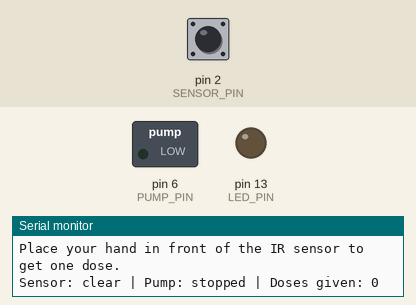
The sketch below on a simulated Arduino Uno, built with avr-gcc and run on an emulated ATmega328P. Shown: switched loads named in the sketch (green lamp = pin HIGH), output pins drawn as LEDs (lit = HIGH), the last lines printed to the serial monitor. The inputs (shaded band) are chosen by the test bench; at power-on: pin 2 (SENSOR_PIN) HIGH.

Above: at 1.2 s.
1.3 s: pin 2 (SENSOR_PIN) driven LOW
At 1.8 s:
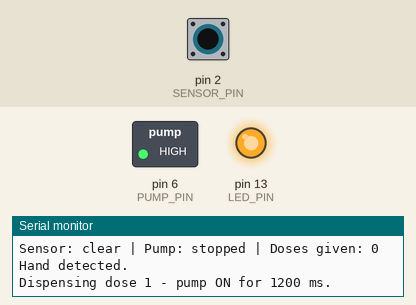
4.0 s: pin 2 (SENSOR_PIN) pulsed HIGH 5 times (0.12 s each, 0.3 s apart)
At 6.0 s:
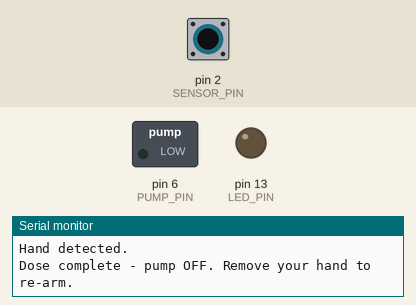
Timing chart, 0 to 7.5 s (numbered marks = the images above; inputs shaded):
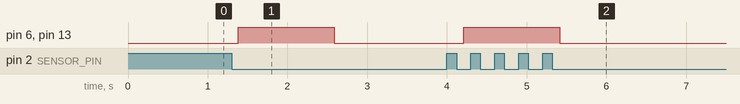

Measured:
- after the input at 1.3 s, pin 6 (PUMP_PIN), pin 13 (LED_PIN): LOW → HIGH after 0.08 s, → LOW 1.2 s later
- after the input at 4.0 s, pin 6 (PUMP_PIN), pin 13 (LED_PIN): LOW → HIGH after 0.21 s, → LOW 1.2 s later

The sketch:

Automatic-Hand-Sanitizer-Dispenser.ino
```cpp
// 080 - Automatic Hand Sanitizer Dispenser
// Hold your hand in front of an IR obstacle sensor and a small DC pump runs
// for 1200 ms to squirt one dose of sanitizer from a reservoir.
// Board: Arduino Uno
//
// PHYSICAL BUILD: the pump sits inside (or next to) a sanitizer reservoir with
// its inlet tube in the liquid and its outlet above the nozzle. Keep the
// reservoir, tubing and any liquid WELL AWAY from the Arduino, the breadboard
// and the USB cable - moisture near electronics can cause short circuits.
//
// Wiring:
//   FC-51 IR obstacle sensor: OUT -> pin 2, VCC -> 5V, GND -> GND
//   Pump driver: pin 6 -> 1k ohm resistor -> base of an NPN transistor
//     (2N2222 or TIP120) or the gate of a logic-level NMOS
//   Pump: +V supply -> pump -> transistor collector, transistor emitter -> GND
//   Flyback diode (1N4007) across the pump, cathode to +V
//   LED -> pin 13 through a 220 ohm resistor (dispense indicator)
//
// Note: power the pump from its own supply (e.g. 4 x AA or a 5 V adapter),
// not from the Arduino 5V pin, and always share a common ground.

// ---------------- Pin constants ----------------
const int SENSOR_PIN = 2;  // FC-51 obstacle sensor output
const int PUMP_PIN = 6;    // Transistor/mosfet base or gate that drives the pump
const int LED_PIN = 13;    // "Pump running" indicator

// ---------------- Behaviour constants ----------------
// Most FC-51 modules pull the OUT pin LOW when something is in front of them.
// Change this constant if your board reports the opposite way.
const bool OBSTACLE_ACTIVE_LOW = true;

const unsigned long DISPENSE_MS = 1200;   // One dose = pump runs for 1.2 seconds
const unsigned long SENSOR_CONFIRM_MS = 80;  // Hand must be seen this long (noise filter)

// ---------------- State variables ----------------
bool pumpRunning = false;
bool handConfirmed = false;      // Debounced "hand is in front" flag
bool handWasSeen = false;        // Latched until the next dispense finishes
unsigned long handSinceMs = 0;   // When the hand first appeared (0 = not seen)
unsigned long pumpStartMs = 0;   // When the pump started
int dispenseCount = 0;           // Total doses given

// Read the sensor and convert it to "hand present"
bool handPresent() {
  int raw = digitalRead(SENSOR_PIN);
  return OBSTACLE_ACTIVE_LOW ? (raw == LOW) : (raw == HIGH);
}

void startDispense() {
  pumpRunning = true;
  pumpStartMs = millis();
  dispenseCount++;

  digitalWrite(PUMP_PIN, HIGH);  // Turn the transistor on -> pump runs
  digitalWrite(LED_PIN, HIGH);   // Indicator LED on

  Serial.print("Dispensing dose ");
  Serial.print(dispenseCount);
  Serial.println(" - pump ON for 1200 ms.");
}

void stopDispense() {
  pumpRunning = false;
  digitalWrite(PUMP_PIN, LOW);   // Transistor off -> pump stops
  digitalWrite(LED_PIN, LOW);

  Serial.println("Dose complete - pump OFF. Remove your hand to re-arm.");
}

void setup() {
  pinMode(SENSOR_PIN, INPUT);
  pinMode(PUMP_PIN, OUTPUT);
  pinMode(LED_PIN, OUTPUT);

  digitalWrite(PUMP_PIN, LOW);   // Make sure the pump is off at startup
  digitalWrite(LED_PIN, LOW);

  Serial.begin(9600);
  Serial.println("Automatic Hand Sanitizer Dispenser ready.");
  Serial.println("Place your hand in front of the IR sensor to get one dose.");
}

void loop() {
  unsigned long now = millis();
  bool hand = handPresent();

  // ----- 1. Confirm the hand with an 80 ms noise filter -----
  if (hand && !handConfirmed) {
    if (handSinceMs == 0) {
      handSinceMs = now;
    } else if (now - handSinceMs >= SENSOR_CONFIRM_MS) {
      handConfirmed = true;
      Serial.println("Hand detected.");
    }
  } else if (!hand) {
    handSinceMs = 0;
    handConfirmed = false;
    handWasSeen = false;  // The hand has left - re-arm for the next dose
  }

  // ----- 2. Start one dose -----
  // Conditions: a hand is confirmed, the pump is idle and the hand was removed
  // after the previous dose (this stops the pump from running non stop).
  if (handConfirmed && !pumpRunning && !handWasSeen) {
    startDispense();
  }

  // ----- 3. Stop the pump after exactly 1200 ms -----
  if (pumpRunning && now - pumpStartMs >= DISPENSE_MS) {
    stopDispense();
    handWasSeen = true;  // Wait for the hand to leave before the next dose
  }

  // ----- 4. Status line every second -----
  static unsigned long lastPrintMs = 0;
  if (now - lastPrintMs >= 1000) {
    lastPrintMs = now;
    Serial.print("Sensor: ");
    Serial.print(hand ? "hand" : "clear");
    Serial.print(" | Pump: ");
    Serial.print(pumpRunning ? "RUNNING" : "stopped");
    Serial.print(" | Doses given: ");
    Serial.println(dispenseCount);
  }

  delay(10);
}
```
